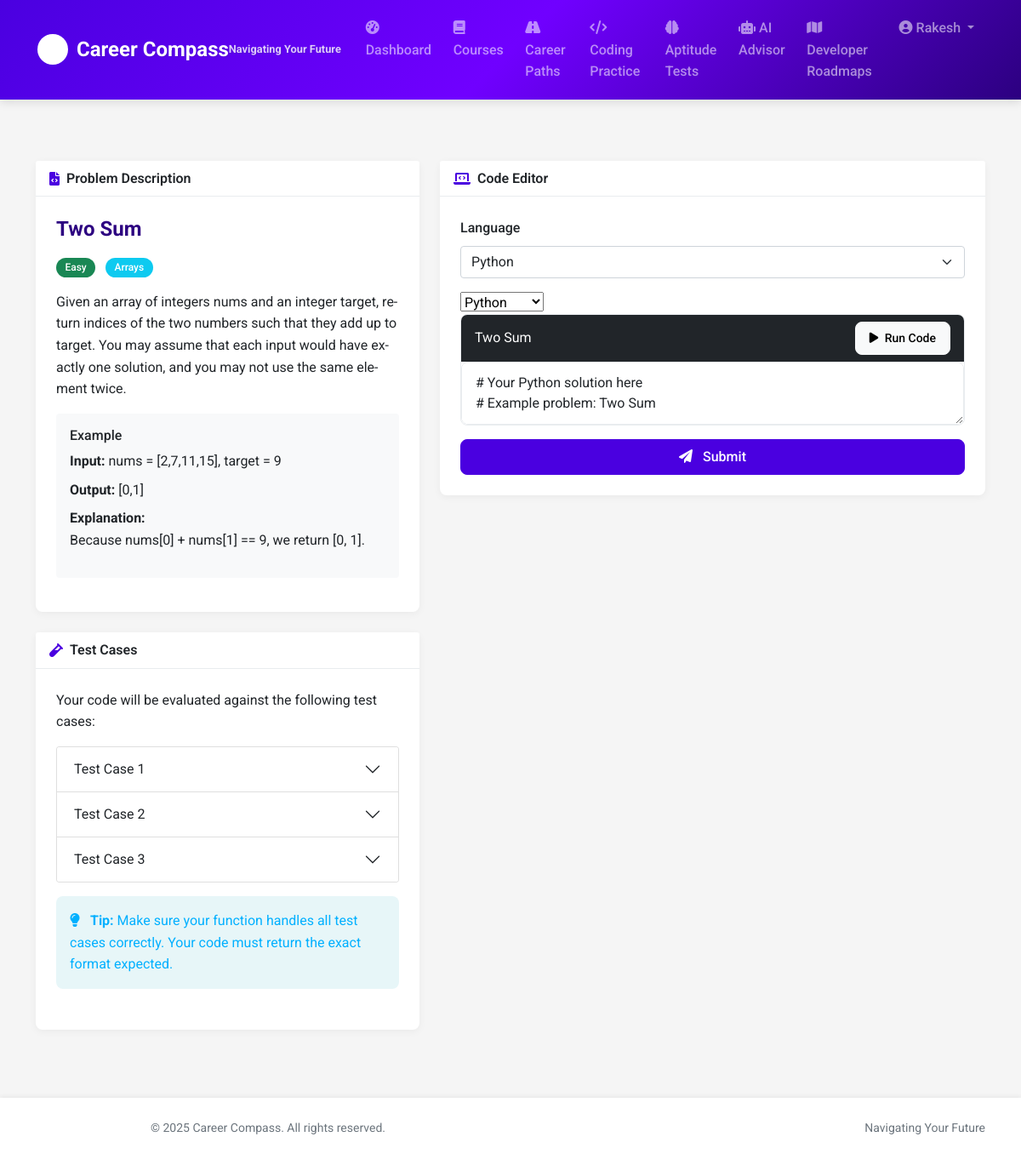
/problem/1 (signed in), run on the app's committed database.
### models.py (models this page shows, shortened)
class User(UserMixin, db.Model):
    id = db.Column(db.Integer, primary_key=True)
    username = db.Column(db.String(64), unique=True, nullable=False)
    email = db.Column(db.String(120), unique=True, nullable=False)
    password_hash = db.Column(db.String(256), nullable=False)
    first_name = db.Column(db.String(64))
    last_name = db.Column(db.String(64))
    dob = db.Column(db.Date)
    institution = db.Column(db.String(128))
    major = db.Column(db.String(128))
    bio = db.Column(db.Text)
    reset_token = db.Column(db.String(100))
    reset_token_expiration = db.Column(db.DateTime)
    created_at = db.Column(db.DateTime, default=datetime.utcnow)
    profile = db.relationship('Profile', backref='user', uselist=False, cascade="all, delete-orphan")
    career_goals = db.relationship('CareerGoal', backref='user', lazy=True, cascade="all, delete-orphan")
    aptitude_tests = db.relationship('AptitudeTestResult', backref='user', lazy=True, cascade="all, delete-orphan")
    coding_solutions = db.relationship('CodingSolution', backref='user', lazy=True, cascade="all, delete-orphan")

class CodingProblem(db.Model):
    id = db.Column(db.Integer, primary_key=True)
    title = db.Column(db.String(128), nullable=False)
    description = db.Column(db.Text, nullable=False)
    difficulty = db.Column(db.String(16))  # "Easy", "Medium", "Hard"
    topic = db.Column(db.String(64))
    example_input = db.Column(db.Text)
    example_output = db.Column(db.Text)
    test_cases = db.Column(db.Text)  # Stored as JSON
    created_at = db.Column(db.DateTime, default=datetime.utcnow)
    solutions = db.relationship('CodingSolution', backref='problem', lazy=True)

### routes.py (the view)
    @app.route('/problem/<int:problem_id>')
    @login_required
    def view_problem(problem_id):
        problem = CodingProblem.query.get_or_404(problem_id)
        form = CodingSolutionForm()
        form.problem_id.data = problem_id
        previous_solutions = CodingSolution.query.filter_by(
            user_id=current_user.id,
            problem_id=problem_id
        ).order_by(CodingSolution.submitted_at.desc()).all()
        return render_template(
            'code_editor.html',
            title=f'Problem: {problem.title}',
            problem=problem,
            form=form,
            previous_solutions=previous_solutions
        )

### templates/code_editor.html (shortened to what this page needs)
{% extends "layout.html" %}
{% block content %}
<div class="container mt-4">
    <div class="row">
        <div class="col-lg-5 mb-4">
            <div class="card animate-fade-in">
                <div class="card-header">
                    <i class="fas fa-file-code"></i> Problem Description
                </div>
                <div class="card-body">
                    <h4 class="card-title">{{ problem.title }}</h4>
                    <div class="mb-3">
                        <span class="badge bg-{% if problem.difficulty == 'Easy' %}success{% elif problem.difficulty == 'Medium' %}warning{% else %}danger{% endif %} me-2">
                            {{ problem.difficulty }}
                        </span>
                        {% if problem.topic %}
                            <span class="badge bg-info">{{ problem.topic }}</span>
                        {% endif %}
                    </div>
                    <p class="card-text">{{ problem.description }}</p>
                    <div class="bg-light p-3 rounded mb-3">
                        <h6 class="mb-2">Example</h6>
                        <div class="mb-2">
                            <strong>Input:</strong> {{ problem.example_input }}
                        </div>
                        <div class="mb-2">
                            <strong>Output:</strong> {{ problem.example_output }}
                        </div>
                        <div class="explanation">
                            <strong>Explanation:</strong>
                            <p>Because nums[0] + nums[1] == 9, we return [0, 1].</p>
                        </div>
                    </div>
                </div>
            </div>
            <div class="card mt-4 animate-fade-in">
                <div class="card-header">
                    <i class="fas fa-vial"></i> Test Cases
                </div>
                <div class="card-body">
                    <p class="card-text">Your code will be evaluated against the following test cases:</p>
                    <div class="accordion" id="testCasesAccordion">
                        <div class="accordion-item">
                            <h2 class="accordion-header" id="testCase1">
                                <button class="accordion-button collapsed" type="button" data-bs-toggle="collapse" data-bs-target="#testCase1Body">
                                    Test Case 1
                                </button>
                            </h2>
                        </div>
                        <div class="accordion-item">
                            <h2 class="accordion-header" id="testCase2">
                                <button class="accordion-button collapsed" type="button" data-bs-toggle="collapse" data-bs-target="#testCase2Body">
                                    Test Case 2
                                </button>
                            </h2>
                        </div>
                        <div class="accordion-item">
                            <h2 class="accordion-header" id="testCase3">
                                <button class="accordion-button collapsed" type="button" data-bs-toggle="collapse" data-bs-target="#testCase3Body">
                                    Test Case 3
                                </button>
                            </h2>
                        </div>
                    </div>
                    <div class="alert alert-info mt-3">
                        <i class="fas fa-lightbulb me-2"></i>
                        <strong>Tip:</strong> Make sure your function handles all test cases correctly. Your code must return the exact format expected.
                    </div>
                </div>
            </div>
        </div>
        <div class="col-lg-7">
            <div class="card animate-fade-in">
                <div class="card-header">
                    <i class="fas fa-laptop-code"></i> Code Editor
                </div>
                <div class="card-body">
                    <div class="mb-3">
                        <label for="language" class="form-label">Language</label>
                        <select class="form-select" id="language" name="language">
                            <option value="python" selected>Python</option>
                        </select>
                    </div>
                    <form id="solution-form" method="POST" action="{{ url_for('submit_solution') }}">
                        {{ form.language }}
                        <div class="code-editor mb-3">
                            <div class="code-editor-header">
                                <div>Two Sum</div>
                                <div>
                                    <button type="button" id="run-code" class="btn btn-sm btn-light">
                                        <i class="fas fa-play me-1"></i> Run Code
                                    </button>
                                </div>
                            </div>
                            <textarea id="code-editor" name="code" class="form-control">
# Your Python solution here
# Example problem: Two Sum
# Given an array of integers nums and an integer target, return
# indices of the two numbers such that they add up to target.
def two_sum(nums, target):
    # Your code here
    # Example:
    # nums = [2, 7, 11, 15], target = 9
    # Return [0, 1] because nums[0] + nums[1] = 2 + 7 = 9
    pass
# Get input from test case
nums = test_input["nums"]
target = test_input["target"]
                            </textarea>
                        </div>
                        <div class="d-grid">
                            <button type="submit" class="btn btn-primary">
                                <i class="fas fa-paper-plane me-2"></i> Submit
                            </button>
                        </div>
                    </form>
                </div>
            </div>
        </div>
    </div>
</div>
{% endblock %}

### templates/layout.html (shortened to what this page needs)
<!DOCTYPE html>
<html lang="en">
<head>
    <link href="https://cdn.jsdelivr.net/npm/bootstrap@5.1.3/dist/css/bootstrap.min.css" rel="stylesheet">
    <link rel="stylesheet" href="https://cdnjs.cloudflare.com/ajax/libs/font-awesome/6.0.0-beta3/css/all.min.css">
    <link rel="stylesheet" href="{{ url_for('static', filename='css/style.css') }}">
</head>
<body>
    <nav class="navbar navbar-expand-lg navbar-dark">
        <div class="container">
            <a class="navbar-brand" href="{{ url_for('index') }}">
                <img src="{{ url_for('static', filename='images/logo.svg') }}" alt="Career Compass Logo" width="40" height="40">
                Career Compass
                <span class="navbar-tagline">Navigating Your Future</span>
            </a>
            <div class="collapse navbar-collapse" id="navbarNav">
                <ul class="navbar-nav ms-auto">
                    {% if current_user.is_authenticated %}
                        <li class="nav-item">
                            <a class="nav-link {% if request.endpoint == 'dashboard' %}active{% endif %}" href="{{ url_for('dashboard') }}">
                                <i class="fas fa-tachometer-alt"></i> Dashboard
                            </a>
                        </li>
                        <li class="nav-item">
                            <a class="nav-link {% if request.endpoint == 'courses' %}active{% endif %}" href="{{ url_for('courses') }}">
                                <i class="fas fa-book"></i> Courses
                            </a>
                        </li>
                        <li class="nav-item">
                            <a class="nav-link {% if request.endpoint == 'career_paths' %}active{% endif %}" href="{{ url_for('career_paths') }}">
                                <i class="fas fa-road"></i> Career Paths
                            </a>
                        </li>
                        <li class="nav-item">
                            <a class="nav-link {% if request.endpoint == 'coding_practice' %}active{% endif %}" href="{{ url_for('coding_practice') }}">
                                <i class="fas fa-code"></i> Coding Practice
                            </a>
                        </li>
                        <li class="nav-item">
                            <a class="nav-link {% if request.endpoint == 'aptitude_tests' %}active{% endif %}" href="{{ url_for('aptitude_tests') }}">
                                <i class="fas fa-brain"></i> Aptitude Tests
                            </a>
                        </li>
                        <li class="nav-item">
                            <a class="nav-link {% if request.endpoint == 'ai_advisor' %}active{% endif %}" href="{{ url_for('ai_advisor') }}">
                                <i class="fas fa-robot"></i> AI Advisor
                            </a>
                        </li>
                        <li class="nav-item">
                            <a class="nav-link {% if request.endpoint == 'developer_roadmaps' %}active{% endif %}" href="{{ url_for('developer_roadmaps') }}">
                                <i class="fas fa-map"></i> Developer Roadmaps
                            </a>
                        </li>
                        <li class="nav-item dropdown">
                            <a class="nav-link dropdown-toggle" href="#" id="navbarDropdown" role="button" data-bs-toggle="dropdown">
                                <i class="fas fa-user-circle"></i> {{ current_user.username }}
                            </a>
                        </li>
                    {% endif %}
                </ul>
            </div>
        </div>
    </nav>
    <main class="main-container">
        {% block content %}{% endblock %}
    </main>
    <footer>
        <div class="container">
            <div class="row">
                <div class="col-md-6">
                    <p class="footer-text">
                        &copy; 2025 Career Compass. All rights reserved.
                    </p>
                </div>
                <div class="col-md-6 text-md-end">
                    <p class="footer-text">
                        Navigating Your Future
                    </p>
                </div>
            </div>
        </div>
    </footer>
</body>
</html>

### data on the page
User: username "Rakesh"
CodingProblem: title "Two Sum", difficulty "Easy", topic "Arrays", description "Given an array of integers nums and an integer target, return indices of the two numbers such that they add up to target. You may assume that each input would have exactly one solution, and you may not use the same element twice.", example_input "nums = [2,7,11,15], target = 9", example_output "[0,1]"
